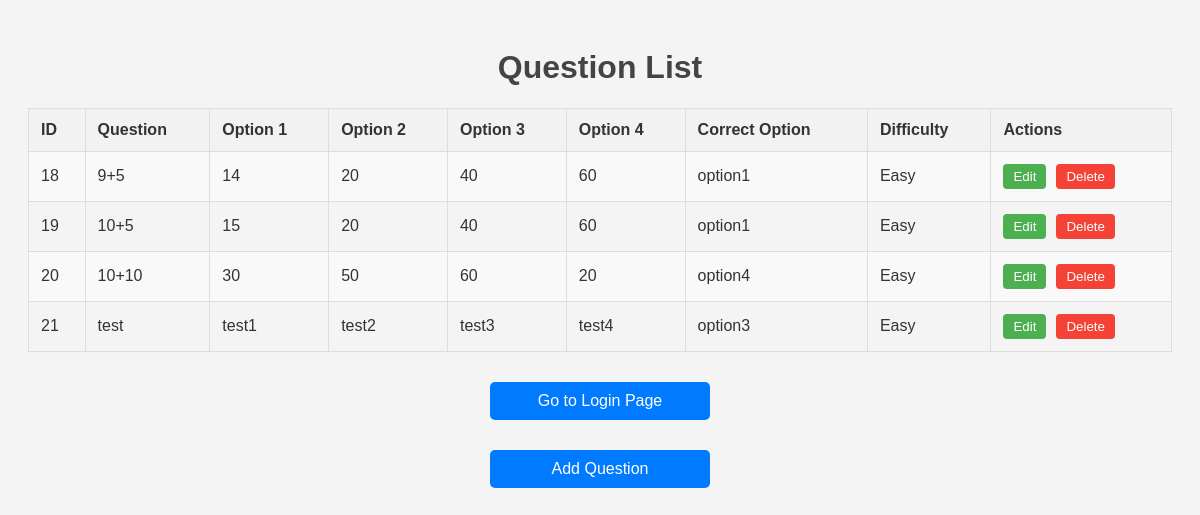
Screenshot of /listPage.php with the database file from the repository.
### tables this page shows
CREATE TABLE questions (
        question_id INTEGER PRIMARY KEY AUTOINCREMENT,
        question_text TEXT NOT NULL,
        option1 TEXT NOT NULL,
        option2 TEXT NOT NULL,
        option3 TEXT NOT NULL,
        option4 TEXT NOT NULL,
        true_option TEXT NOT NULL,
        difficulty TEXT NOT NULL
    );

### list_questions.php (called while the page is built)
<?php
try {
    $db = new PDO('sqlite:Quest.db');
    $result = $db->query("SELECT * FROM questions");
    $questions = [];
    foreach ($result as $row) {
        $questions[] = $row;
    }
} catch (PDOException $e) {
    echo "Sorular listelenirken hata oluştu: " . $e->getMessage();
}
?>

### listPage.php (the view, shortened to what this page needs)
<!DOCTYPE html>
<html lang="en">
<head>
</head>
<body>
<h1>Question List</h1>
<table>
    <tr>
        <th>ID</th>
        <th>Question</th>
        <th>Option 1</th>
        <th>Option 2</th>
        <th>Option 3</th>
        <th>Option 4</th>
        <th>Correct Option</th>
        <th>Difficulty</th>
        <th>Actions</th>
    </tr>
    <?php include 'list_questions.php'; ?>
    <?php foreach ($questions as $question): ?>
    <tr>
        <td><?php echo htmlspecialchars($question['question_id']); ?></td>
        <td><?php echo htmlspecialchars($question['question_text']); ?></td>
        <td><?php echo htmlspecialchars($question['option1']); ?></td>
        <td><?php echo htmlspecialchars($question['option2']); ?></td>
        <td><?php echo htmlspecialchars($question['option3']); ?></td>
        <td><?php echo htmlspecialchars($question['option4']); ?></td>
        <td><?php echo htmlspecialchars($question['true_option']); ?></td>
        <td><?php echo htmlspecialchars($question['difficulty']); ?></td>
        <td>
            <div class="action-btns">
                <a href="editQuestion.php?id=<?php echo $question['question_id']; ?>">
                    <button class="edit-btn">Edit</button>
                </a>
                <a href="deleteQuestion.php?id=<?php echo $question['question_id']; ?>" onclick="return confirm('Are you sure you want to delete this question?');">
                    <button class="delete-btn">Delete</button>
                </a>
            </div>
        </td>
    </tr>
    <?php endforeach; ?>
</table>
<a href="login.html" class="login-btn">Go to Login Page</a>
<a href="addQuestion.html" class="add-btn">Add Question</a>
</body>
</html>

### listPage.php (style rules this page uses)
body { font-family: Arial, sans-serif; background-color: #f4f4f4; color: #333; padding: 20px; }
h1 { text-align: center; color: #444; }
table { width: 100%; border-collapse: collapse; margin-top: 20px; }
table, th, td { border: 1px solid #ddd; }
th, td { padding: 12px; text-align: left; }
th { background-color: #f2f2f2; }
tr:nth-child(even) { background-color: #f9f9f9; }
.action-btns { display: flex; gap: 10px; }
.edit-btn, .delete-btn { padding: 5px 10px; border: none; cursor: pointer; border-radius: 4px; }
.edit-btn { background-color: #4CAF50; color: white; }
.delete-btn { background-color: #f44336; color: white; }
.login-btn, .add-btn { display: block; width: 200px; margin: 30px auto; padding: 10px; background-color: #007BFF; color: white; text-align: center; border: none; cursor: pointer; text-decoration: none; font-size: 16px; border-radius: 5px; }

### rows the page displays
questions: question_id "18", question_text "9+5", option1 "14", option2 "20", option3 "40", option4 "60", true_option "option1", difficulty "Easy"
questions: question_id "19", question_text "10+5", option1 "15", option2 "20", option3 "40", option4 "60", true_option "option1", difficulty "Easy"
questions: question_id "20", question_text "10+10", option1 "30", option2 "50", option3 "60", option4 "20", true_option "option4", difficulty "Easy"
questions: question_id "21", question_text "test", option1 "test1", option2 "test2", option3 "test3", option4 "test4", true_option "option3", difficulty "Easy"
